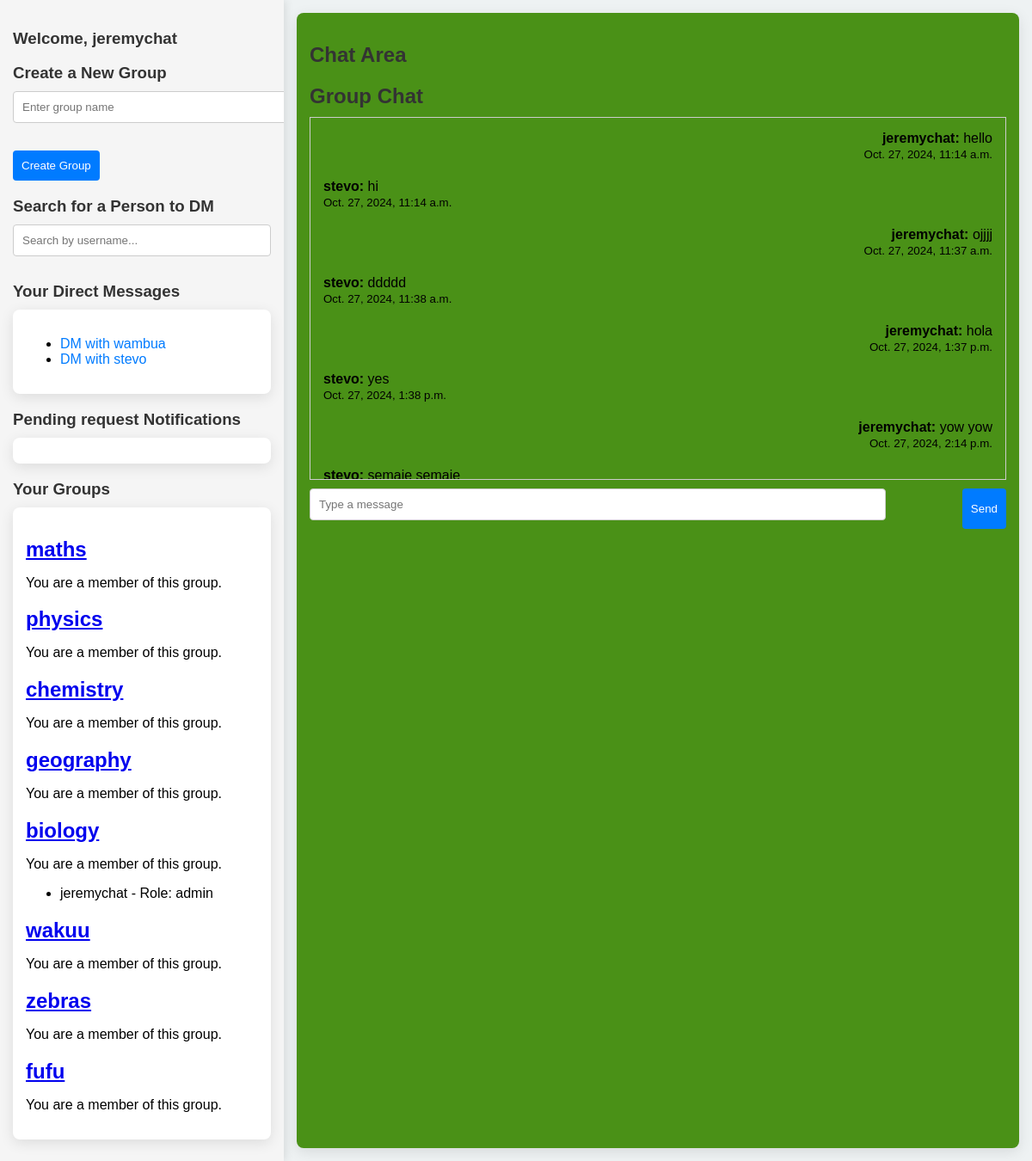
/chat/group/maths/ (signed in), run on the app's committed database.
### mainapp/models.py (models this page shows, shortened)
class CustomUser(AbstractUser):
    CATEGORY_CHOICES = [
        ('student', 'student'),
        ('mentor', 'mentor'),
    ]
    category = models.CharField(max_length=10, choices=CATEGORY_CHOICES)
    last_active = models.DateTimeField(null=True, blank=True)

class Group(models.Model):
    JOIN_POLICY_CHOICES = [
        ('open', 'Open to All'),
        ('approval', 'Admin Approval Required'),
    ]
    name = models.CharField(max_length=255)
    members = models.ManyToManyField(
        settings.AUTH_USER_MODEL,
        through=GroupMembership,
        through_fields=('group', 'user'),  # Specify the foreign keys used in the GroupMembership model
        related_name='group_members'  # Change this to avoid clash
    )
    admins = models.ManyToManyField(settings.AUTH_USER_MODEL, related_name= 'administered_groups')#admins will have privilages
    join_policy = models.CharField(
        max_length=20,
        choices=JOIN_POLICY_CHOICES,
        default='open'
    )

class GroupMembership(models.Model):
    ROLE_CHOICES = [
        ('member', 'member'),
        ('admin','admin'),
    ]
    user = models.ForeignKey(settings.AUTH_USER_MODEL, on_delete=models.CASCADE, related_name='group_memberships')
    group = models.ForeignKey('Group', on_delete=models.CASCADE, related_name= 'group_memberships')
    added_by = models.ForeignKey(settings.AUTH_USER_MODEL, null=True, blank=True, on_delete=models.SET_NULL, related_name='added_members')#tracks who added the members
    role = models.CharField(max_length=10,choices=ROLE_CHOICES, default= 'member')
    date_joined = models.DateTimeField(auto_now_add=True)
    class Meta:
        """ensures a user can only belong to a group once"""
        constraints = [
            models.UniqueConstraint(fields=['user','group'],name='unique_group_membership')
        ]

class Message(models.Model):
    sender = models.ForeignKey(settings.AUTH_USER_MODEL, on_delete = models.CASCADE, related_name='sent_messages')
    recipient = models.ForeignKey(settings.AUTH_USER_MODEL,null = True, blank=True, on_delete=models.CASCADE, related_name='received_messages')#for dms
    group = models.ForeignKey('Group', null=True, blank=True, on_delete=models.CASCADE, related_name='messages')
    content = models.TextField()
    timestamp = models.DateTimeField(default=timezone.now)
    class Meta:
        ordering = ['timestamp']

### mainapp/views.py (the view)
# urls.py: path('group/<str:group_name>/', views.group_chat, name='group_chat'),
def group_chat(request, group_name):
    user = request.user
    group = get_object_or_404(Group, name=group_name)
    messages = Message.objects.filter(group=group).order_by('timestamp')
    dms_as_sender = Message.objects.filter(sender=user, recipient__isnull=False)
    dms_as_recipient = Message.objects.filter(recipient=user, sender__isnull=False)
    all_dms = chain(dms_as_sender, dms_as_recipient)
    unique_dm_users = {dm.sender if dm.recipient == user else dm.recipient for dm in all_dms}
    unique_dm_users = [u for u in unique_dm_users if u.username]
    groups = Group.objects.prefetch_related('group_memberships__user').all()
    context = {
        'group': group,
        'messages': messages,
        'user': request.user,  # Pass the logged-in user for context
        'unique_dm_users': unique_dm_users,
        'groups': groups
    }
    return render(request, 'mainapp/group_page.html', context)

### mainapp/templates/mainapp/group_page.html (shortened to what this page needs)
{% extends 'mainapp/home.html' %}
{% block content %}
    <h2>Group Chat</h2>
    <div class="messages" id="message-list">
        {% for message in messages %}
            <div class="message {% if message.sender == user %}sent{% else %}received{% endif %}">
                <strong>{{ message.sender.username }}:</strong> {{ message.content }}
                <div><small>{{ message.timestamp }}</small></div>
            </div>
        {% empty %}
            <p>No messages yet. Start the conversation!</p>
        {% endfor %}
    </div>
    <form id="message-form" class="form">
        <input type="text" id="message-input" placeholder="Type a message" autocomplete="off">
        <button type="submit">Send</button>
    </form>
{% endblock %}

### mainapp/templates/mainapp/home.html (shortened to what this page needs)
<!DOCTYPE html>
<html lang="en">
<head>
</head>
<body>
    <div class="main-container">
        <div class="left-section">
            <h3>Welcome, {{ request.user.username }}</h3>
            <div class="container">
                <div class="create-group">
                    <h3>Create a New Group</h3>
                    <form method="POST" action="{% url 'create_group' %}">
                        <input type="text" name="group_name" placeholder="Enter group name" required>
                        <button type="submit">Create Group</button>
                    </form>
                </div>
            </div>
            <div class="container search-users">
                <h3>Search for a Person to DM</h3>
                <input type="search" id="user-search" placeholder="Search by username..." onkeyup="searchUser()">
            </div>
            <div class="container">
                <h3>Your Direct Messages</h3>
                <div class="card">
                    <ul id="dm-list">
                        {% for user in unique_dm_users %}
                            {% if user.username %}
                            <li><a href="{% url 'homedm' user.username %}" class="dm-link" data-username="{{ user.username }}">DM with {{ user.username }}</a></li>
                            {% else %}
                            <h3>no username</h3>
                            {%endif%}
                        {% endfor %}
                    </ul>
                </div>
            </div>
             <div class="container">
                <h3>Pending request Notifications</h3>
                <div class="card">
                </div>
             </div>
            <div class="container">
                <h3>Your Groups</h3>
                <div class="card">
                    {% for group in groups %}
                        <h2><a href="{% url 'group_chat' group.name %}" class="group-link" data-username="{{group.name}}" data-id="{{ group.id }}">{{ group.name }}</a></h2>
                        {% if request.user in group.members.all %}
                            <p>You are a member of this group.</p>
                        {% elif group.join_policy == 'open' %}
                            <a href="{% url 'join_group' group.name %}">Join Group</a>
                        {% elif group.join_policy == 'approval' %}
                            <a href="#" data-id="{{group.id}}" class="join-request">Request to Join</a>
                        {% endif %}
                        <ul>
                            {% for membership in group.group_memberships.all %}
                                {% if membership.get_role_display == 'admin' %}
                                    <li data-membership-role="{{ membership.get_role_display }}">{{ membership.user.username }} - Role: {{ membership.get_role_display }}</li>
                                {% endif %}
                            {% empty %}
                                <li>No members in this group.</li>
                            {% endfor %}
                        </ul>
                    {% endfor %}
                </div>
            </div>
        </div>
        <div class="right-section">
            <div class="chat-box">
                <h2>{% if receiver %}Chat with {{ receiver.username }}{% else %}Chat Area{% endif %}</h2>
                {% block content %}{% endblock %}
            </div>
        </div>
    </div>
</body>
</html>

### mainapp/templates/mainapp/home.html (style rules this page uses)
body { font-family: 'Arial', sans-serif; margin: 0; padding: 0; background-color: #eef2f3; display: flex; height: 100vh; overflow: hidden; }
h2, h3 { color: #333; margin-bottom: 10px; }
.main-container { display: flex; width: 100%; height: 100%; }
.left-section { width: 30%; max-width: 300px; background-color: #f5f5f5; padding: 15px; box-shadow: 2px 0 10px rgba(0, 0, 0, 0.1); overflow-y: auto; }
.search-users { margin-bottom: 20px; }
.card { background-color: #fff; border-radius: 8px; padding: 15px; margin-bottom: 10px; box-shadow: 0 4px 16px rgba(0, 0, 0, 0.1); transition: transform 0.2s ease, box-shadow 0.2s ease; }
.right-section { flex: 1; padding: 15px; display: flex; flex-direction: column; justify-content: flex-start; }
.chat-box { flex-grow: 1; border-radius: 8px; background-color: #4a9117; box-shadow: 0 4px 16px rgba(0, 0, 0, 0.1); overflow-y: auto; padding: 15px; }
input[type="search"], input[type="text"] { width: 100%; padding: 10px; margin-bottom: 10px; border: 1px solid #ccc; border-radius: 4px; }
button { background-color: #007bff; color: #fff; padding: 10px; border: none; border-radius: 4px; cursor: pointer; }
#dm-list a { color: #007bff; text-decoration: none; }

### mainapp/templates/mainapp/group_page.html (style rules this page uses)
.messages { height: 400px; overflow-y: auto; border: 1px solid #ccc; padding: 10px; margin-bottom: 10px; }
.message { padding: 5px; margin-bottom: 10px; }
.message.sent { text-align: right; }
.message.received { text-align: left; }
.form { display: flex; justify-content: space-between; }
.form input[type="text"] { width: 80%; padding: 10px; }
.form button { padding: 10px; }

### data on the page
CustomUser: user.username "jeremychat"
CustomUser: username "wambua"
CustomUser: username "stevo"
Group: name "maths", shows "You are a member of this group."
Group: name "physics", shows "You are a member of this group."
Group: name "chemistry", shows "You are a member of this group."
Group: name "geography", shows "You are a member of this group."
Group: name "biology", shows "You are a member of this group."
GroupMembership: user.username "jeremychat", role "admin"
Group: name "wakuu", shows "You are a member of this group."
Group: name "zebras", shows "You are a member of this group."
Group: name "fufu", shows "You are a member of this group."
Message: sender.username "jeremychat", content "hello", timestamp "Oct. 27, 2024, 11:14 a.m."
Message: sender.username "stevo", content "hi", timestamp "Oct. 27, 2024, 11:14 a.m."
Message: sender.username "jeremychat", content "ojjjj", timestamp "Oct. 27, 2024, 11:37 a.m."
Message: sender.username "stevo", content "ddddd", timestamp "Oct. 27, 2024, 11:38 a.m."
Message: sender.username "jeremychat", content "hola", timestamp "Oct. 27, 2024, 1:37 p.m."
Message: sender.username "stevo", content "yes", timestamp "Oct. 27, 2024, 1:38 p.m."
Message: sender.username "jeremychat", content "yow yow", timestamp "Oct. 27, 2024, 2:14 p.m."
Message: sender.username "stevo", content "semaje semaje"
